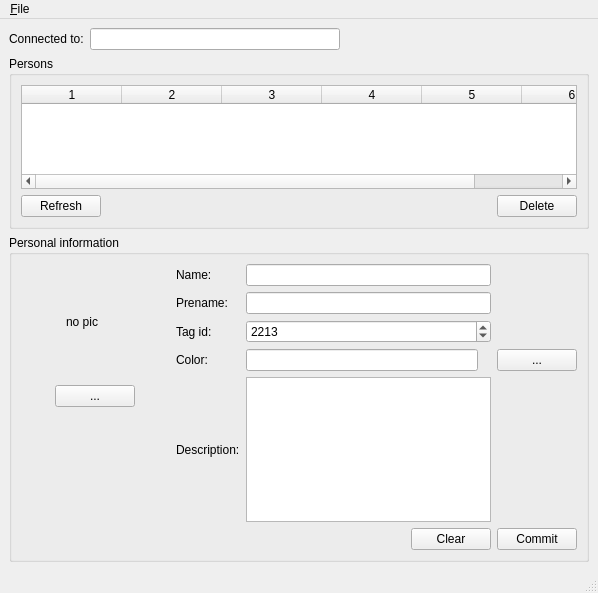
<ui version="4.0" >
 <class>mainWindow</class>
 <widget class="QMainWindow" name="mainWindow" >
  <property name="geometry" >
   <rect>
    <x>0</x>
    <y>0</y>
    <width>598</width>
    <height>593</height>
   </rect>
  </property>
  <property name="windowTitle" >
   <string>Person data Administrator</string>
  </property>
  <property name="windowIcon" >
   <iconset>
    <normaloff/>
   </iconset>
  </property>
  <widget class="QWidget" name="centralwidget" >
   <property name="geometry" >
    <rect>
     <x>0</x>
     <y>28</y>
     <width>598</width>
     <height>544</height>
    </rect>
   </property>
   <layout class="QVBoxLayout" >
    <item>
     <layout class="QHBoxLayout" >
      <item>
       <widget class="QLabel" name="label_4" >
        <property name="text" >
         <string>Connected to:</string>
        </property>
        <property name="buddy" >
         <cstring>databaseEdit</cstring>
        </property>
       </widget>
      </item>
      <item>
       <widget class="QLineEdit" name="databaseEdit" >
        <property name="focusPolicy" >
         <enum>Qt::NoFocus</enum>
        </property>
        <property name="acceptDrops" >
         <bool>false</bool>
        </property>
        <property name="readOnly" >
         <bool>true</bool>
        </property>
       </widget>
      </item>
      <item>
       <spacer>
        <property name="orientation" >
         <enum>Qt::Horizontal</enum>
        </property>
        <property name="sizeHint" stdset="0" >
         <size>
          <width>40</width>
          <height>20</height>
         </size>
        </property>
       </spacer>
      </item>
     </layout>
    </item>
    <item>
     <widget class="QGroupBox" name="groupBox_2" >
      <property name="title" >
       <string>Persons</string>
      </property>
      <layout class="QVBoxLayout" >
       <item>
        <widget class="QTableWidget" name="personTableWidget" >
         <property name="selectionBehavior" >
          <enum>QAbstractItemView::SelectRows</enum>
         </property>
         <property name="columnCount" >
          <number>6</number>
         </property>
         <column/>
         <column/>
         <column/>
         <column/>
         <column/>
         <column/>
        </widget>
       </item>
       <item>
        <layout class="QHBoxLayout" >
         <item>
          <widget class="QPushButton" name="refreshButton" >
           <property name="text" >
            <string>Refresh</string>
           </property>
          </widget>
         </item>
         <item>
          <spacer>
           <property name="orientation" >
            <enum>Qt::Horizontal</enum>
           </property>
           <property name="sizeHint" stdset="0" >
            <size>
             <width>40</width>
             <height>20</height>
            </size>
           </property>
          </spacer>
         </item>
         <item>
          <widget class="QPushButton" name="deleteButton" >
           <property name="text" >
            <string>Delete</string>
           </property>
          </widget>
         </item>
        </layout>
       </item>
      </layout>
     </widget>
    </item>
    <item>
     <widget class="QGroupBox" name="groupBox" >
      <property name="title" >
       <string>Personal information</string>
      </property>
      <layout class="QVBoxLayout" >
       <item>
        <layout class="QHBoxLayout" >
         <item>
          <layout class="QVBoxLayout" >
           <item>
            <layout class="QHBoxLayout" >
             <item>
              <spacer>
               <property name="orientation" >
                <enum>Qt::Horizontal</enum>
               </property>
               <property name="sizeHint" stdset="0" >
                <size>
                 <width>40</width>
                 <height>20</height>
                </size>
               </property>
              </spacer>
             </item>
             <item>
              <widget class="QLabel" name="pictureLabel" >
               <property name="sizePolicy" >
                <sizepolicy vsizetype="Expanding" hsizetype="Expanding" >
                 <horstretch>0</horstretch>
                 <verstretch>0</verstretch>
                </sizepolicy>
               </property>
               <property name="minimumSize" >
                <size>
                 <width>60</width>
                 <height>60</height>
                </size>
               </property>
               <property name="text" >
                <string>no pic</string>
               </property>
               <property name="buddy" >
                <cstring>fileButton</cstring>
               </property>
              </widget>
             </item>
             <item>
              <spacer>
               <property name="orientation" >
                <enum>Qt::Horizontal</enum>
               </property>
               <property name="sizeHint" stdset="0" >
                <size>
                 <width>40</width>
                 <height>20</height>
                </size>
               </property>
              </spacer>
             </item>
            </layout>
           </item>
           <item>
            <layout class="QHBoxLayout" >
             <item>
              <spacer>
               <property name="orientation" >
                <enum>Qt::Horizontal</enum>
               </property>
               <property name="sizeHint" stdset="0" >
                <size>
                 <width>40</width>
                 <height>20</height>
                </size>
               </property>
              </spacer>
             </item>
             <item>
              <widget class="QPushButton" name="fileButton" >
               <property name="text" >
                <string>...</string>
               </property>
              </widget>
             </item>
             <item>
              <spacer>
               <property name="orientation" >
                <enum>Qt::Horizontal</enum>
               </property>
               <property name="sizeHint" stdset="0" >
                <size>
                 <width>40</width>
                 <height>20</height>
                </size>
               </property>
              </spacer>
             </item>
            </layout>
           </item>
           <item>
            <spacer>
             <property name="orientation" >
              <enum>Qt::Vertical</enum>
             </property>
             <property name="sizeHint" stdset="0" >
              <size>
               <width>20</width>
               <height>40</height>
              </size>
             </property>
            </spacer>
           </item>
          </layout>
         </item>
         <item>
          <layout class="QGridLayout" >
           <item row="0" column="0" >
            <widget class="QLabel" name="label_2" >
             <property name="text" >
              <string>Name:</string>
             </property>
             <property name="buddy" >
              <cstring>nameEdit</cstring>
             </property>
            </widget>
           </item>
           <item row="0" column="1" >
            <widget class="QLineEdit" name="nameEdit" />
           </item>
           <item row="1" column="0" >
            <widget class="QLabel" name="label_3" >
             <property name="text" >
              <string>Prename:</string>
             </property>
             <property name="buddy" >
              <cstring>preNameEdit</cstring>
             </property>
            </widget>
           </item>
           <item row="1" column="1" >
            <widget class="QLineEdit" name="preNameEdit" />
           </item>
           <item row="5" column="0" >
            <spacer>
             <property name="orientation" >
              <enum>Qt::Vertical</enum>
             </property>
             <property name="sizeHint" stdset="0" >
              <size>
               <width>20</width>
               <height>40</height>
              </size>
             </property>
            </spacer>
           </item>
           <item row="5" column="1" >
            <spacer>
             <property name="orientation" >
              <enum>Qt::Vertical</enum>
             </property>
             <property name="sizeHint" stdset="0" >
              <size>
               <width>20</width>
               <height>40</height>
              </size>
             </property>
            </spacer>
           </item>
           <item row="2" column="0" >
            <widget class="QLabel" name="label" >
             <property name="text" >
              <string>Tag id:</string>
             </property>
             <property name="buddy" >
              <cstring>tagIdSpin</cstring>
             </property>
            </widget>
           </item>
           <item row="2" column="1" >
            <widget class="QSpinBox" name="tagIdSpin" >
             <property name="maximum" >
              <number>10000</number>
             </property>
             <property name="value" >
              <number>2213</number>
             </property>
            </widget>
           </item>
           <item row="4" column="0" >
            <widget class="QLabel" name="label_5" >
             <property name="text" >
              <string>Description:</string>
             </property>
             <property name="buddy" >
              <cstring>descriptionEdit</cstring>
             </property>
            </widget>
           </item>
           <item row="4" column="1" >
            <widget class="QTextEdit" name="descriptionEdit" >
             <property name="minimumSize" >
              <size>
               <width>150</width>
               <height>70</height>
              </size>
             </property>
             <property name="lineWidth" >
              <number>1</number>
             </property>
            </widget>
           </item>
           <item row="3" column="0" >
            <widget class="QLabel" name="label_6" >
             <property name="text" >
              <string>Color: </string>
             </property>
             <property name="buddy" >
              <cstring>colorEdit</cstring>
             </property>
            </widget>
           </item>
           <item row="3" column="2" >
            <widget class="QPushButton" name="colorButton" >
             <property name="text" >
              <string>...</string>
             </property>
            </widget>
           </item>
           <item row="3" column="1" >
            <layout class="QHBoxLayout" name="horizontalLayout_3" >
             <item>
              <widget class="QLineEdit" name="colorEdit" >
               <property name="inputMask" >
                <string/>
               </property>
               <property name="maxLength" >
                <number>7</number>
               </property>
               <property name="readOnly" >
                <bool>true</bool>
               </property>
              </widget>
             </item>
             <item>
              <widget class="QLabel" name="colorLabel" >
               <property name="text" >
                <string/>
               </property>
              </widget>
             </item>
            </layout>
           </item>
          </layout>
         </item>
        </layout>
       </item>
       <item>
        <layout class="QHBoxLayout" >
         <item>
          <spacer>
           <property name="orientation" >
            <enum>Qt::Horizontal</enum>
           </property>
           <property name="sizeHint" stdset="0" >
            <size>
             <width>40</width>
             <height>20</height>
            </size>
           </property>
          </spacer>
         </item>
         <item>
          <widget class="QPushButton" name="clearButton" >
           <property name="text" >
            <string>Clear</string>
           </property>
          </widget>
         </item>
         <item>
          <widget class="QPushButton" name="commitButton" >
           <property name="text" >
            <string>Commit</string>
           </property>
          </widget>
         </item>
        </layout>
       </item>
      </layout>
     </widget>
    </item>
   </layout>
  </widget>
  <widget class="QMenuBar" name="menubar" >
   <property name="geometry" >
    <rect>
     <x>0</x>
     <y>0</y>
     <width>598</width>
     <height>28</height>
    </rect>
   </property>
   <widget class="QMenu" name="menu_File" >
    <property name="title" >
     <string>&amp;File</string>
    </property>
    <addaction name="actionConnect" />
    <addaction name="separator" />
    <addaction name="actionQuit" />
   </widget>
   <addaction name="menu_File" />
  </widget>
  <widget class="QStatusBar" name="statusbar" >
   <property name="geometry" >
    <rect>
     <x>0</x>
     <y>572</y>
     <width>598</width>
     <height>21</height>
    </rect>
   </property>
  </widget>
  <action name="actionConnect" >
   <property name="text" >
    <string>&amp;Connect...</string>
   </property>
   <property name="shortcut" >
    <string>Ctrl+C</string>
   </property>
  </action>
  <action name="actionQuit" >
   <property name="text" >
    <string>&amp;Quit</string>
   </property>
   <property name="shortcut" >
    <string>Ctrl+Q</string>
   </property>
  </action>
  <action name="actionPreferences" >
   <property name="text" >
    <string>&amp;Preferences</string>
   </property>
   <property name="shortcut" >
    <string>Ctrl+P</string>
   </property>
  </action>
  <action name="actionDisconnect" >
   <property name="enabled" >
    <bool>false</bool>
   </property>
   <property name="text" >
    <string>&amp;Disconnect ...</string>
   </property>
   <property name="shortcut" >
    <string>Ctrl+D</string>
   </property>
  </action>
 </widget>
 <tabstops>
  <tabstop>personTableWidget</tabstop>
  <tabstop>refreshButton</tabstop>
  <tabstop>deleteButton</tabstop>
  <tabstop>fileButton</tabstop>
  <tabstop>nameEdit</tabstop>
  <tabstop>preNameEdit</tabstop>
  <tabstop>tagIdSpin</tabstop>
  <tabstop>colorButton</tabstop>
  <tabstop>descriptionEdit</tabstop>
  <tabstop>clearButton</tabstop>
  <tabstop>commitButton</tabstop>
 </tabstops>
 <resources/>
 <connections/>
</ui>
